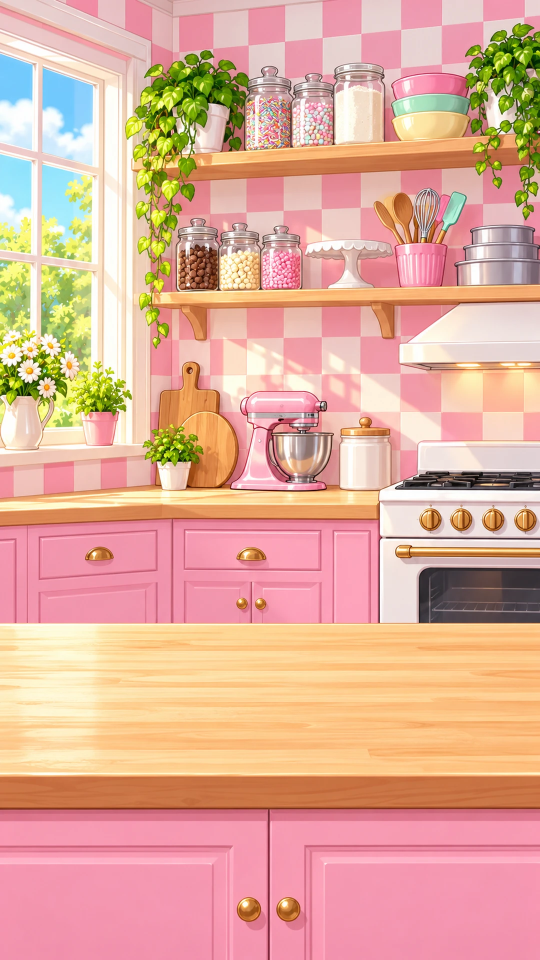
#> input picture art/cupcake/BG2-kitchen.webp, 1080 x 1920 px (shown at 1/2 size)
$ python -i process.py   (imports and definitions only)
#> lines starting #> are read from the running program, lines starting #| are printed output that depends on the picture; after the words box and inside, x2 and y2 are one past the last pixel; in counts of white or black regions, pixels touching at a corner belong together
#> further down, picture is the input picture: PIL image 1080x1920 RGB; mean R, G, B 225.2, 173.7, 154.1
"""Cut Arianna's Cupcakes art out of its background and save game-ready WebP files.

Usage: python3 -I art/cupcake/process.py

Put source pictures in art/cupcake/ named by their prompt code, e.g. A3-box.png, B4-ride.png,
C5-cat.png, S1-title.png, S2-icon.png. Character pictures (A, B, C) are cut out: the background
colour (white, or solid blue for Baxter) is sampled from the border, flood-filled from the edges,
and blocked by a slightly thickened outline so it cannot leak through gaps in fluffy fur.
Scenes (S1) are only resized; the icon (S2) also becomes the PNG home-screen icons.
Sheets with several poses side by side are split into one file per pose.
Writes public/cupcake/art/manifest.json, which tells the game what exists and which way it faces.
"""
from collections import deque
from pathlib import Path
import json
import re
import numpy as np
from PIL import Image

HERE = Path(__file__).resolve().parent
PUBLIC = HERE.parent.parent / 'public' / 'cupcake'
OUT = PUBLIC / 'art'

# Character sheets: one output per figure, left to right.
SHEETS = {
    'A1-arianna-sheet.png': ['arianna-front', 'arianna-3q', 'arianna-side', 'arianna-back'],
    'B1-baxter-sheet.png': ['baxter-front', 'baxter-3q', 'baxter-side', 'baxter-back'],
}
# Which way each picture faces ('front', 'left' or 'right'); the game flips side views to match.
# The prompts ask A6, B3 and B4 to face left; fix an entry here if a picture came out the other way.
FACING = {
    'arianna-3q': 'right', 'arianna-side': 'right', 'baxter-3q': 'left', 'baxter-side': 'right',
    'a6-drive': 'left', 'b3-sniff': 'left', 'b4-ride': 'left',
    'a8-walk': 'right', 'b7-walk': 'right', 'v1-van-side': 'right', 'v2-van-top': 'right',
    'b8-run': 'right', 't13-car-blue': 'right', 't14-car-yellow': 'right', 't15-ducks': 'right',
}
# Target height by code prefix: characters, cupcake parts (I), baking tools (K), van (V), town map pieces (T),
# decorations (D), icons (U), feelings bubbles (E), number-line house fronts (H) and menu frames (P).
# Background scenes (BG, S1) are kept whole, not cut out.
HEIGHT = {'a': 720, 'b': 520, 'c': 600, 'i': 512, 'k': 600, 'v': 600, 't': 256, 'd': 400, 'u': 320, 'e': 256, 'h': 400, 'p': 600, 'r': 512, 'y': 400}


def dilate(mask, r):
    out = mask.copy()
    for _ in range(r):
        m = out.copy()
        m[1:] |= out[:-1]; m[:-1] |= out[1:]; m[:, 1:] |= out[:, :-1]; m[:, :-1] |= out[:, 1:]
        out = m
    return out


def flood(passable, seeds):
    h, w = passable.shape
    seen = np.zeros_like(passable)
    q = deque()
    for y, x in seeds:
        if passable[y, x] and not seen[y, x]:
            seen[y, x] = True; q.append((y, x))
    while q:
        y, x = q.popleft()
        for ny, nx in ((y + 1, x), (y - 1, x), (y, x + 1), (y, x - 1)):
            if 0 <= ny < h and 0 <= nx < w and passable[ny, nx] and not seen[ny, nx]:
                seen[ny, nx] = True; q.append((ny, nx))
    return seen


def cut(img, tol=34, seal=2):
#> called with tol = 34, seal = 2
    rgb = np.asarray(img.convert('RGB')).astype(np.float32)
    h, w, _ = rgb.shape
#> h = 1920; w = 1080
    border = np.concatenate([rgb[0], rgb[-1], rgb[:, 0], rgb[:, -1]])
    key = np.median(border, axis=0)
#> key = [241, 154, 173]
    dist = np.sqrt(((rgb - key) ** 2).sum(axis=2))
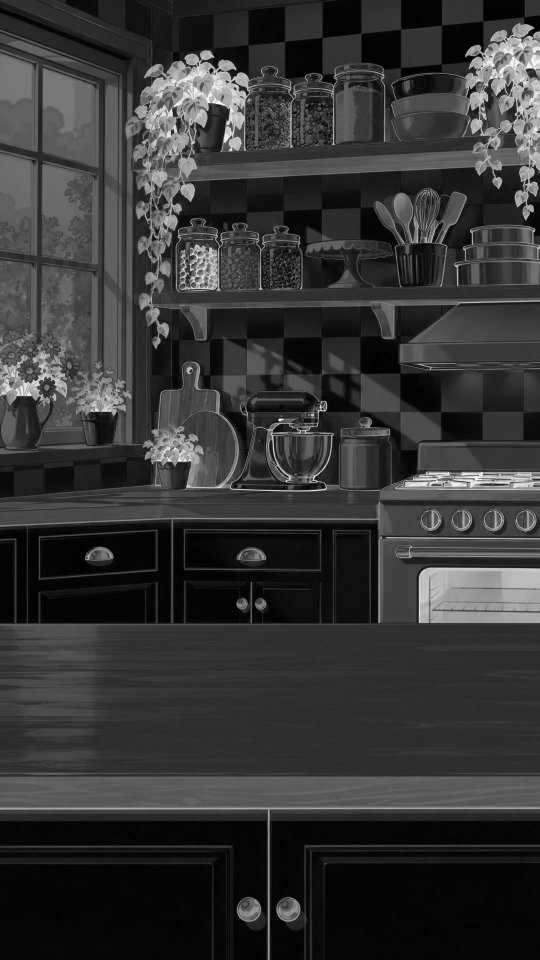
#> dist: shape (1920, 1080) float32 (shown at 1/2 size); min 1, max 332.4, mean 69.8; drawn with min black and max white
    near = dist < tol
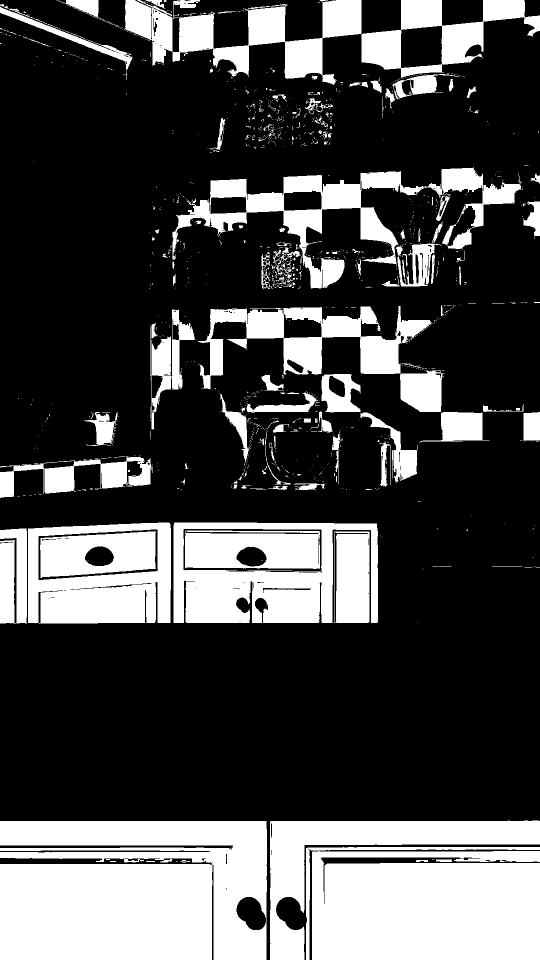
#> near: shape (1920, 1080) bool (shown at 1/2 size); 29% white; 1385 white regions (1214 under 20 px), largest, box (x1, y1, x2, y2) and area: (0, 1642, 534, 1920) 137471, (624, 1702, 1080, 1920) 95246, (345, 0, 1080, 170) 45997
    barrier = dilate(~near, seal)
    seeds = [(0, x) for x in range(w)] + [(h - 1, x) for x in range(w)] + \
            [(y, 0) for y in range(h)] + [(y, w - 1) for y in range(h)]
    bg = flood(near & ~barrier, seeds)
#> after the loop in flood, `for y, x in seeds:`:
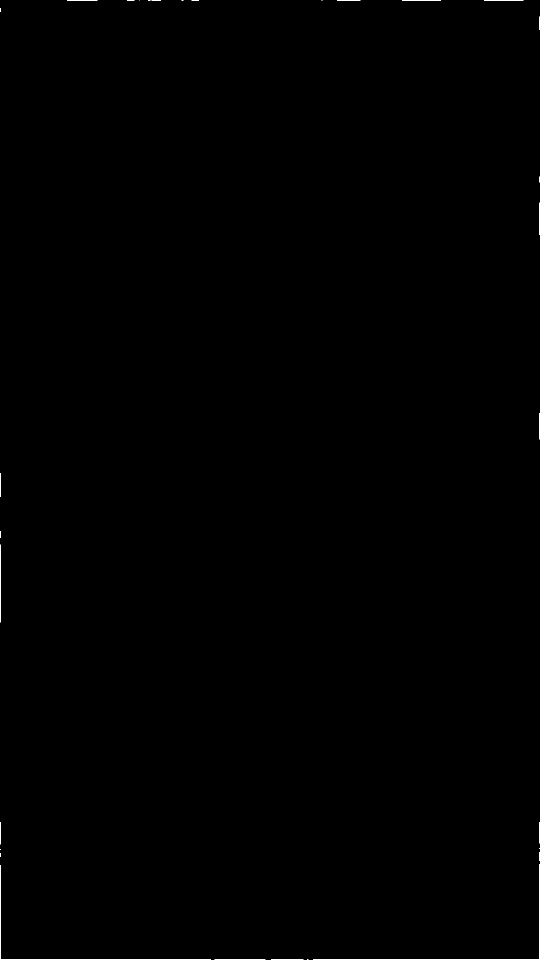
#> seen: shape (1920, 1080) bool (shown at 1/2 size); 0.11% white in thin lines or dots
#> after the loop in flood, `while q:`:
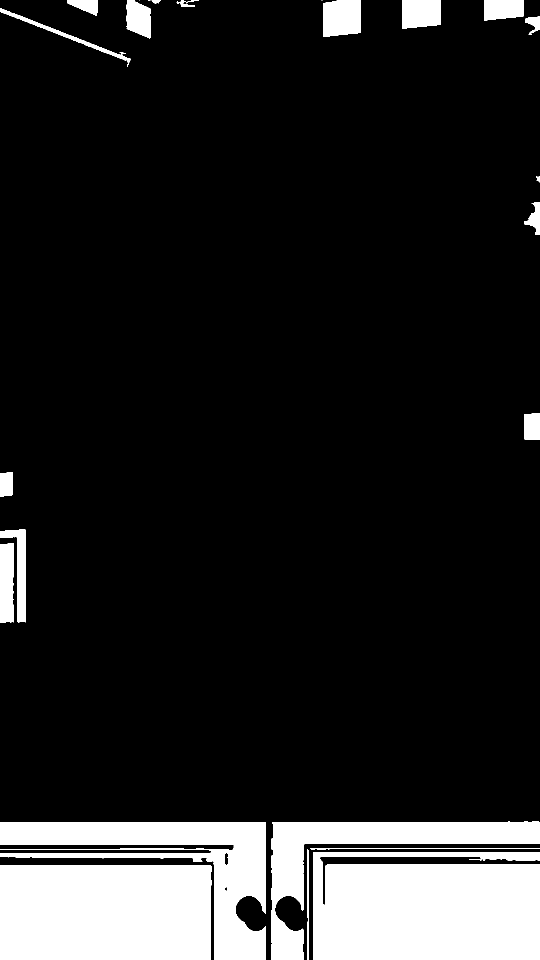
#> seen: shape (1920, 1080) bool (shown at 1/2 size); 13.9% white; 24 white regions (3 under 20 px), largest, box (x1, y1, x2, y2) and area: (626, 1704, 1080, 1920) 91506, (0, 1730, 423, 1920) 80200, (0, 1644, 532, 1920) 48942
    for _ in range(seal):                      # take back the background the seal covered
        bg |= dilate(bg, 1) & near
    if key.max() - key.min() > 60:             # a coloured key never appears on the character,
        bg |= dist < tol * 0.8                 # so also clear pockets of it trapped inside fur
#> bg: shape (1920, 1080) bool; 26.4% white; 1120 white regions (978 under 20 px), largest, box (x1, y1, x2, y2) and area: (0, 1642, 534, 1920) 137255, (624, 1702, 1080, 1920) 95032, (347, 1045, 756, 1246) 40749
    # soft edge: pixels next to the background fade by how close they are to the key colour
    edge = dilate(bg, 1) & ~bg
#> edge: shape (1920, 1080) bool; 2.3% white in thin lines or dots
    alpha = np.where(bg, 0.0, 1.0)
    soft = np.clip(dist / (tol * 2.2), 0, 1)
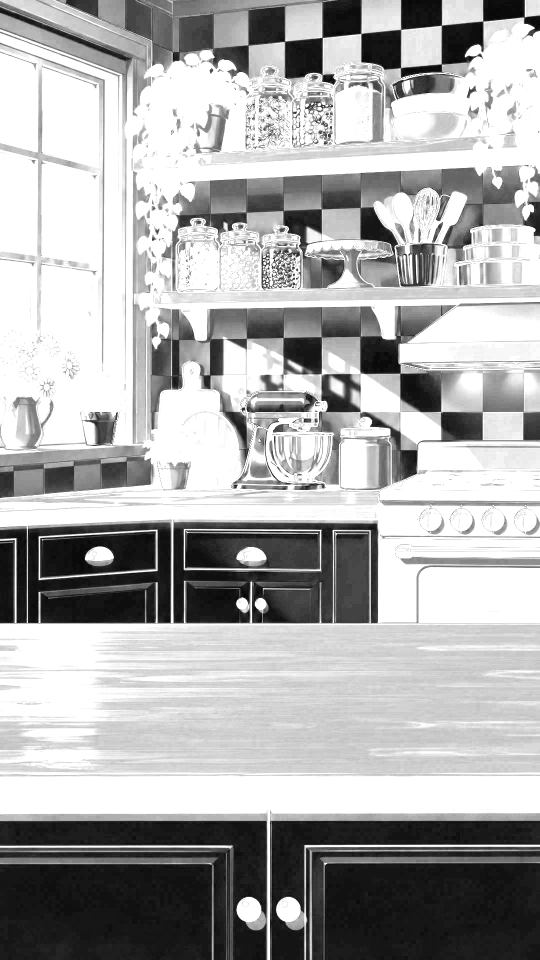
#> soft: shape (1920, 1080) float32 (shown at 1/2 size); min 0.0134, max 1, mean 0.677
    alpha = np.where(edge, np.minimum(alpha, soft), alpha)
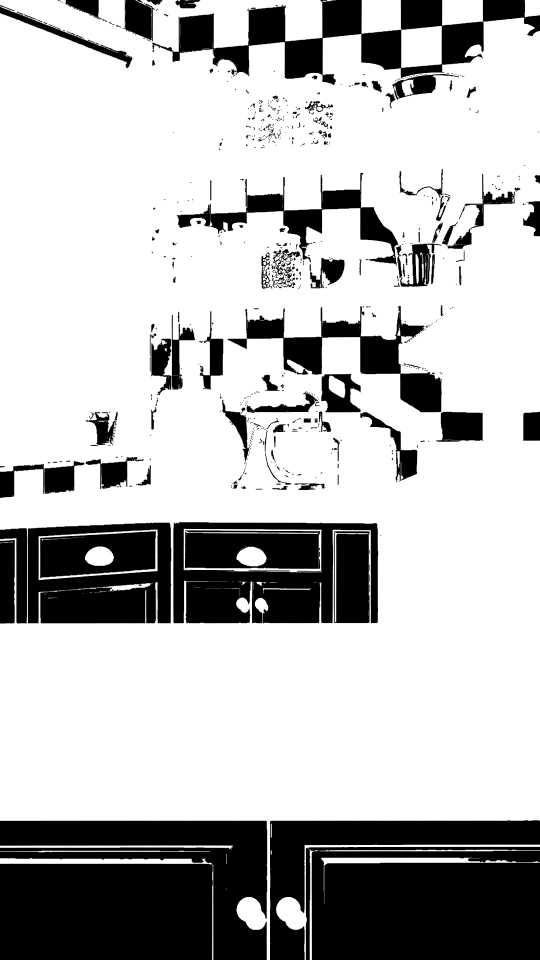
#> alpha: shape (1920, 1080) float64 (shown at 1/2 size); min 0, max 1, mean 0.727
    a = np.maximum(alpha, 1e-3)[..., None]
    clean = np.clip((rgb - (1 - a) * key) / a, 0, 255)  # remove the background tint
    return Image.fromarray(np.dstack([clean, alpha * 255]).astype(np.uint8), 'RGBA')
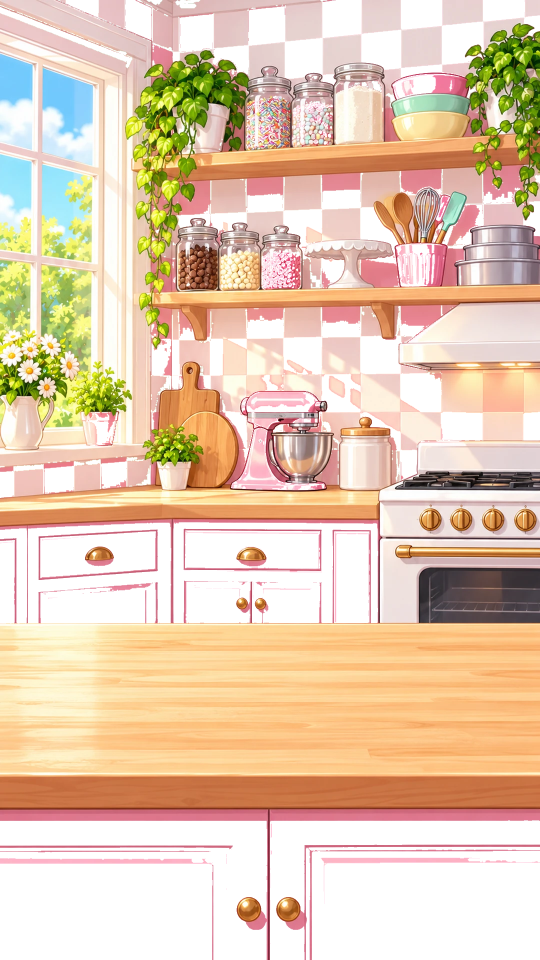
#> returned value: PIL image 1080x1920 RGBA (shown at 1/2 size); mean R, G, B, A 212, 152.8, 150.8, 185.4; transparent parts drawn white


# [15 lines left out: function split, not called in this run]


def trim(rgba, pad=6):
    x0, y0, x1, y1 = Image.fromarray((np.asarray(rgba)[..., 3] > 8).astype(np.uint8) * 255).getbbox()
    return rgba.crop((max(0, x0 - pad), max(0, y0 - pad), min(rgba.width, x1 + pad), min(rgba.height, y1 + pad)))


def fit(img, height):
    return img.resize((round(img.width * height / img.height), height), Image.LANCZOS) if img.height > height else img


# [45 lines left out: functions save, main, not called in this run]


# [2 lines not run here, left out]

>>> from PIL import Image
>>> picture = Image.open('BG2-kitchen.webp')
>>> result = cut(picture)
